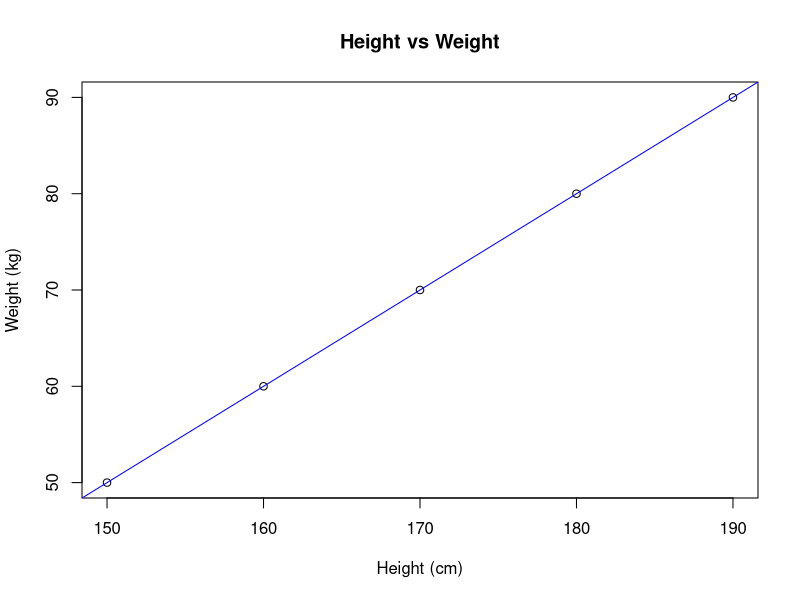
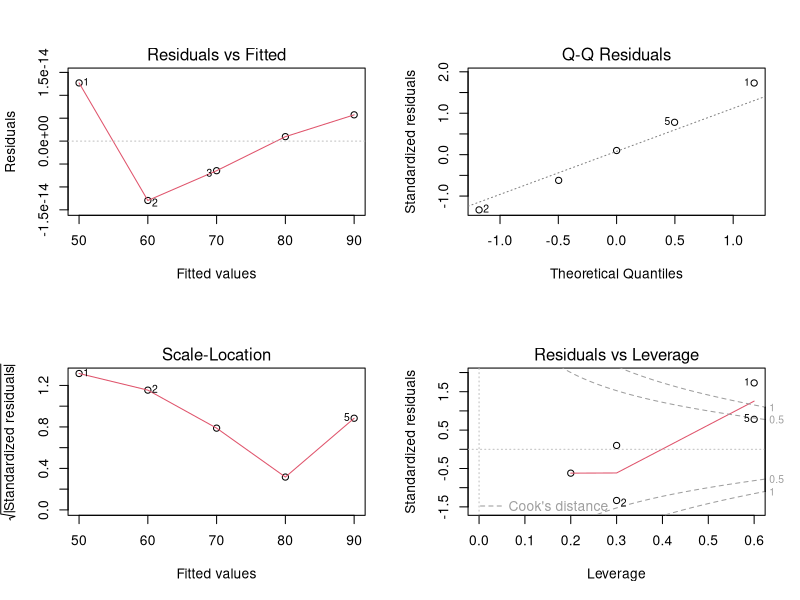
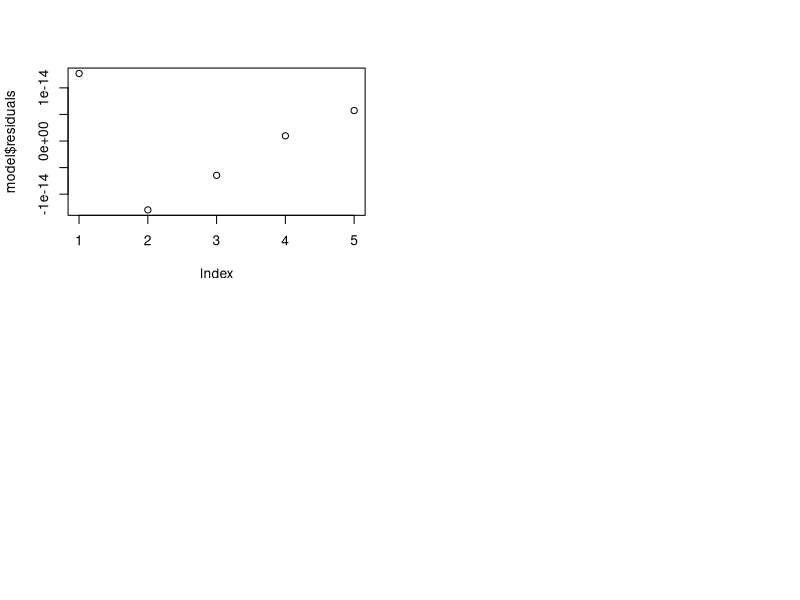

Source code (R) for these figures, in order:
## ---- chunk 1
mydata <- data.frame(
  Height = c(150, 160, 170, 180, 190),
  Weight = c(50, 60, 70, 80, 90)
)
## ---- chunk 2
    cor(mydata$Height, mydata$Weight)
## ---- chunk 3
plot(mydata$Height, mydata$Weight, main="Height vs Weight", xlab="Height (cm)", ylab="Weight (kg)")
abline(lm(Weight ~ Height, data=mydata), col="blue")
## ---- chunk 4
    model <- lm(Weight ~ Height, data=mydata)
## ---- chunk 5
    summary(model)
## ---- chunk 6
par(mfrow=c(2,2))
plot(model)
## ---- chunk 7
plot(model$residuals)
## ---- chunk 8
mydata <- data.frame(
  Height = c(150, 160, 170, 180, 190),
  Weight = c(50, 60, 70, 80, 90)
)
